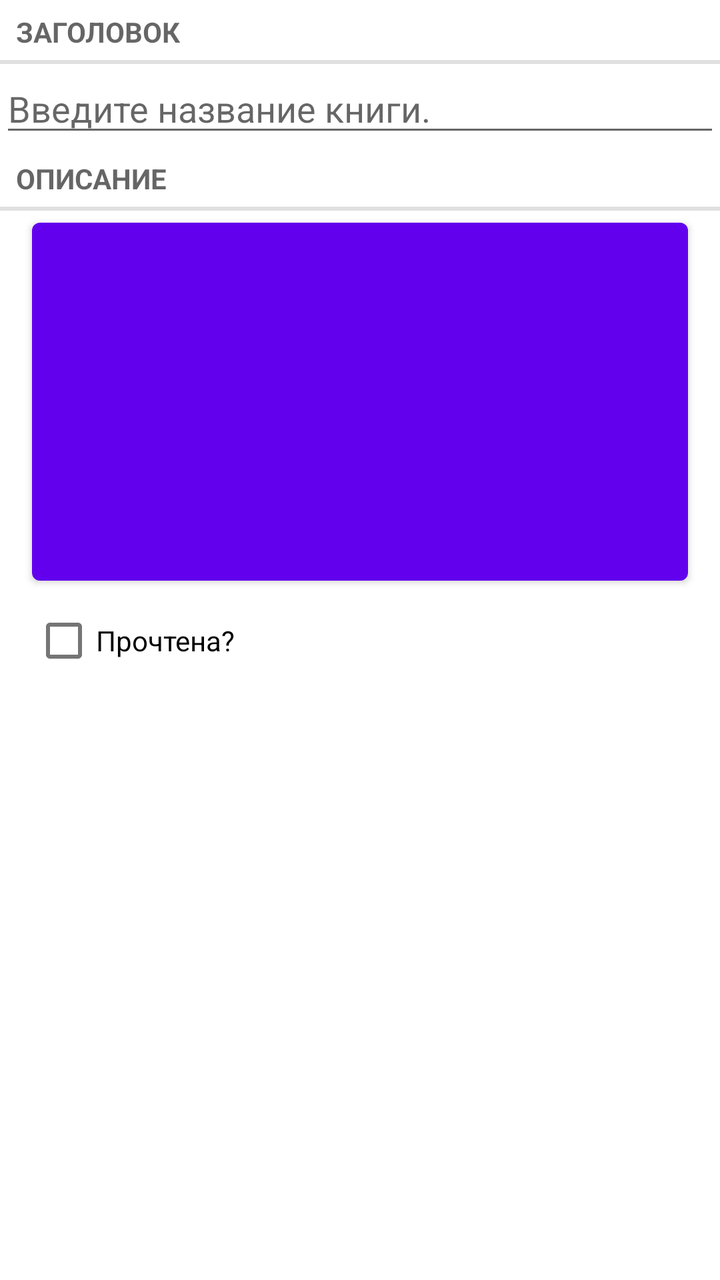
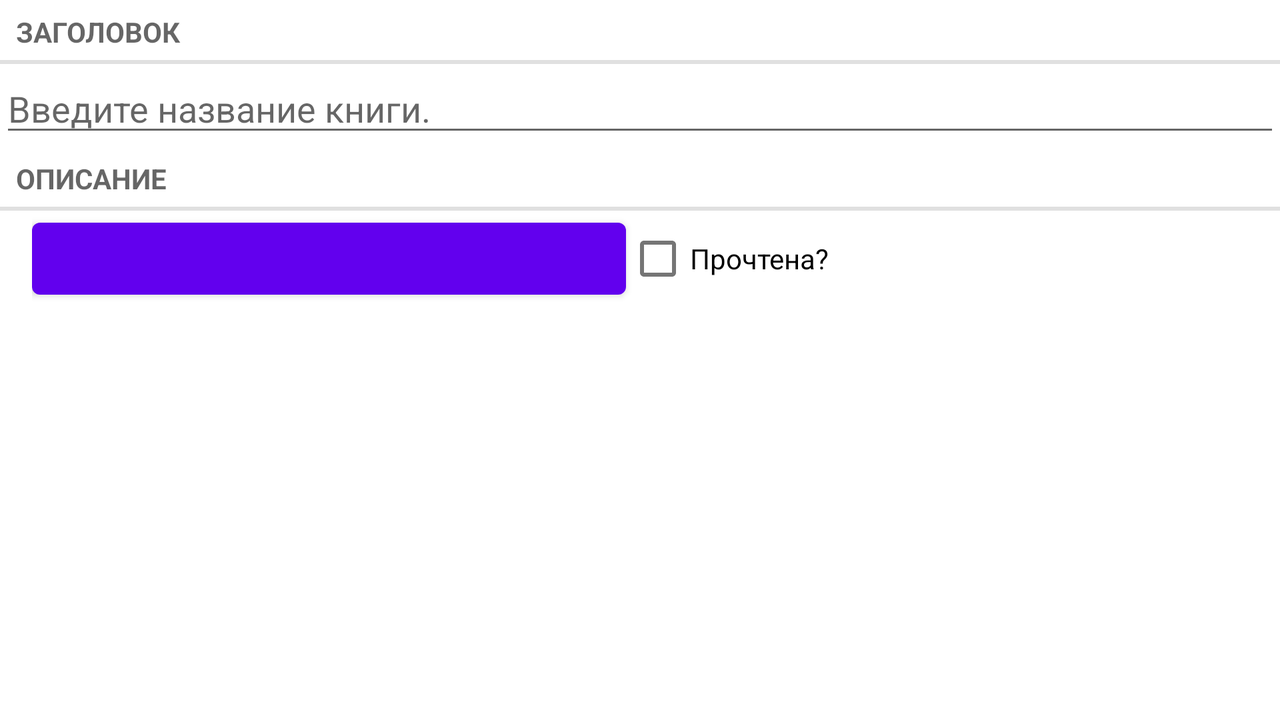

One screen, two layout resources from the same app: the default and the repository's alternative for another configuration. Each is rendered where Android would select it; the XML of both is given below.
<!-- AndroidManifest.xml: application theme Theme.BookDepository -->
<!-- res/layout/fragment_book.xml -->
<?xml version="1.0" encoding="utf-8"?>
<androidx.constraintlayout.widget.ConstraintLayout xmlns:android="http://schemas.android.com/apk/res/android"
    android:layout_width="match_parent"
    android:layout_height="match_parent">

    <LinearLayout xmlns:android="http://schemas.android.com/apk/res/android"
        android:layout_width="match_parent"
        android:layout_height="match_parent"
        android:orientation="vertical">

        <TextView
            android:layout_width="match_parent"
            android:layout_height="wrap_content"
            android:text="@string/book_title_label"
            style="?android:listSeparatorTextViewStyle"
            />
        <EditText android:id="@+id/book_title"
            android:layout_width="match_parent"
            android:layout_height="wrap_content"
            android:hint="@string/book_title_hint"
            />
        <TextView
            android:layout_width="match_parent"
            android:layout_height="wrap_content"
            android:text="@string/book_details_label"
            style="?android:listSeparatorTextViewStyle"
            />
        <Button android:id="@+id/book_date"
            android:layout_width="match_parent"
            android:layout_height="wrap_content"
            android:layout_marginLeft="16dp"
            android:layout_marginRight="16dp"
            android:padding="80dp"
            />
        <CheckBox android:id="@+id/book_readed"
            android:layout_width="match_parent"
            android:layout_height="wrap_content"
            android:layout_marginLeft="16dp"
            android:layout_marginRight="16dp"
            android:text="@string/book_readed_label"
            />
    </LinearLayout>

</androidx.constraintlayout.widget.ConstraintLayout>
<!-- resources referenced by this layout -->
<resources>
  <string name="book_details_label">Описание</string>
  <string name="book_readed_label">Прочтена?</string>
  <string name="book_title_hint">Введите название книги.</string>
  <string name="book_title_label">Заголовок</string>
  <style name="Theme.BookDepository" parent="Theme.MaterialComponents.DayNight.DarkActionBar">
          
          <item name="colorPrimary">@color/purple_500</item>
          <item name="colorPrimaryVariant">@color/purple_700</item>
          <item name="colorOnPrimary">@color/white</item>
          
          <item name="colorSecondary">@color/teal_200</item>
          <item name="colorSecondaryVariant">@color/teal_700</item>
          <item name="colorOnSecondary">@color/black</item>
          
          <item name="android:statusBarColor" tools:targetApi="21">?attr/colorPrimaryVariant</item>
          
      </style>
</resources>
<!-- res/layout-land/fragment_book.xml (the repository's variant of the layout above) -->
<!-- drawn on the phone turned sideways -->
<?xml version="1.0" encoding="utf-8"?>
<androidx.constraintlayout.widget.ConstraintLayout xmlns:android="http://schemas.android.com/apk/res/android"
    android:layout_width="match_parent"
    android:layout_height="match_parent">

    <LinearLayout
        android:layout_width="match_parent"
        android:layout_height="match_parent"
        android:orientation="vertical">

        <TextView
            android:layout_width="match_parent"
            android:layout_height="wrap_content"
            android:text="@string/book_title_label"
            style="?android:listSeparatorTextViewStyle"
            />
        <EditText android:id="@+id/book_title"
            android:layout_width="match_parent"
            android:layout_height="wrap_content"
            android:hint="@string/book_title_hint"
            />
        <TextView
            android:layout_width="match_parent"
            android:layout_height="wrap_content"
            android:text="@string/book_details_label"
            style="?android:listSeparatorTextViewStyle"
            />

        <LinearLayout
            android:layout_width="match_parent"
            android:layout_height="wrap_content"
            android:layout_marginLeft="16dp"
            android:layout_marginRight="16dp">

            <Button
                android:id="@+id/book_date"
                android:layout_width="wrap_content"
                android:layout_height="wrap_content"
                android:layout_weight="1"/>
            <CheckBox
                android:id="@+id/book_readed"
                android:layout_width="wrap_content"
                android:layout_height="wrap_content"
                android:layout_weight="1"
                android:text="@string/book_readed_label" />
        </LinearLayout>

    </LinearLayout>

</androidx.constraintlayout.widget.ConstraintLayout>
